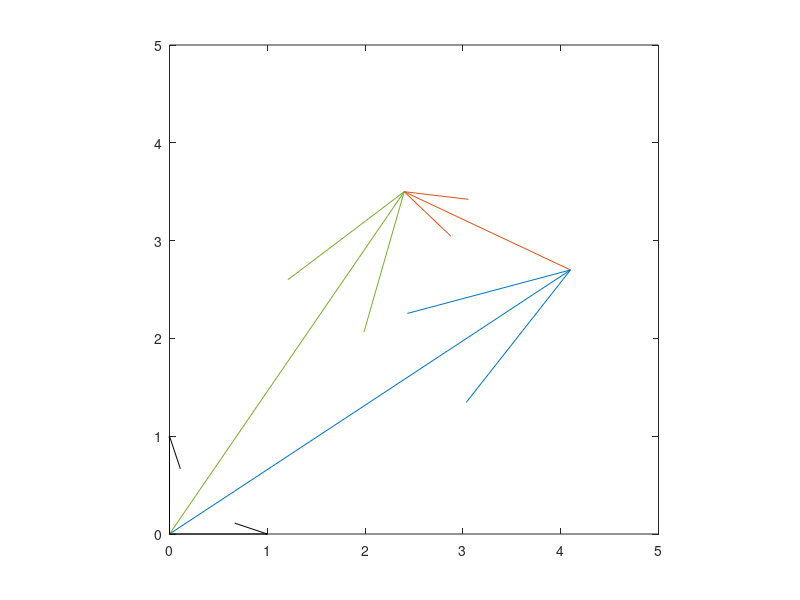

MATLAB code for this plot:
clear all
close all

r1=[4.1;2.7];
r2=[2.4;3.5];
r12=r2-r1;

quiver(0,0,r1(1,:),r1(2,:),0)
hold on
axis equal
axis([0,5,0,5])
quiver(0,0,r2(1,:),r2(2,:),0)
quiver(r1(1,:),r1(2,:),r12(1,:),r12(2,:),0)
quiver(0,0,1,0,0,'k')%versor x
quiver(0,0,0,1,0,'k')%versor y
hold off